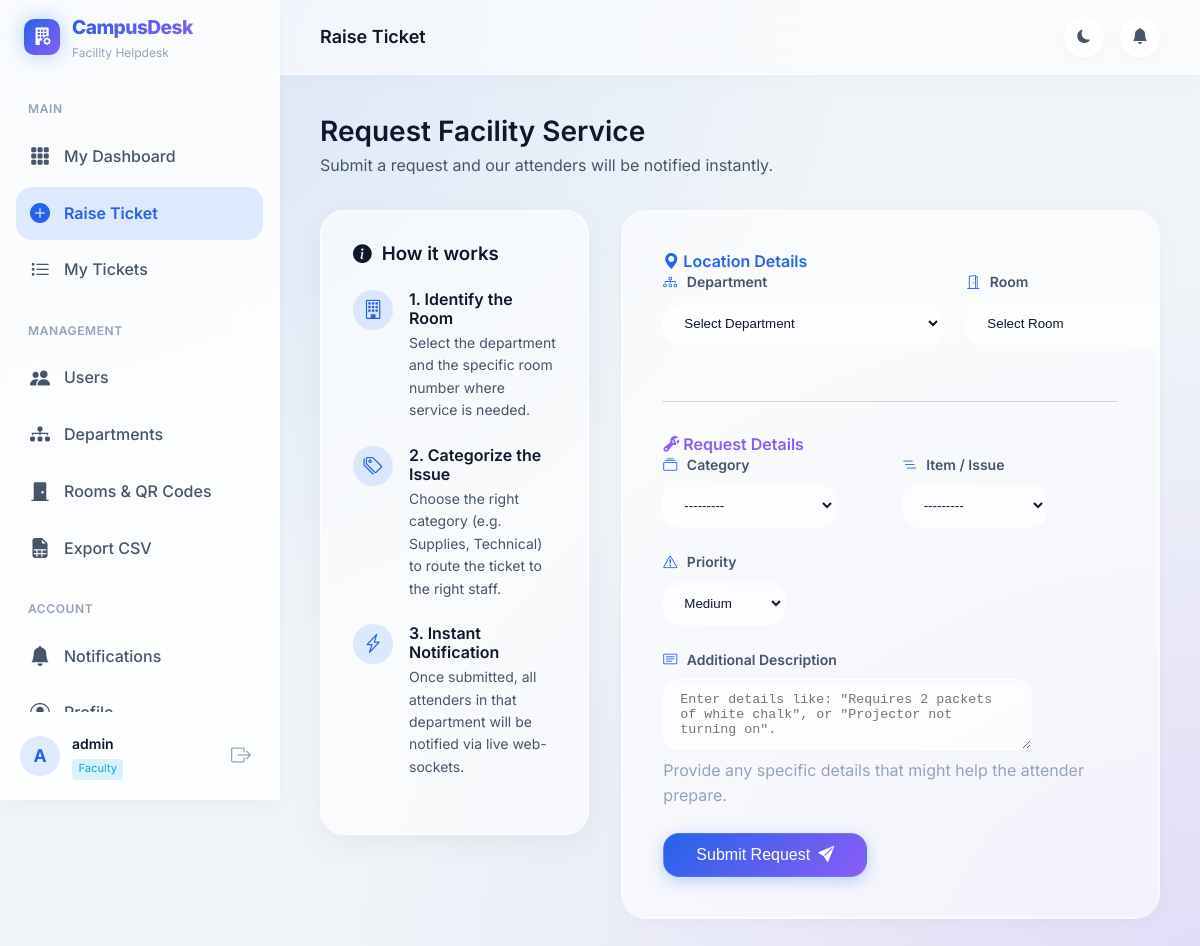
/tickets/raise/ (signed in), run on the app's committed database.
### accounts/models.py (models this page shows, shortened)
class CustomUser(AbstractUser):
    ROLE_CHOICES = (
        ('ADMIN', 'Admin'),
        ('FACULTY', 'Faculty'),
        ('ATTENDER', 'Attender'),
    )
    role = models.CharField(max_length=15, choices=ROLE_CHOICES, default='FACULTY')
    phone_number = models.CharField(max_length=15, blank=True, null=True)
    department = models.ForeignKey(
        'tickets.Department',
        on_delete=models.SET_NULL,
        null=True,
        blank=True,
        related_name='users'
    )
    @property
    def is_admin_role(self):
        return self.role == 'ADMIN' or self.is_superuser

### tickets/views.py (the view, shortened to what this page needs)
# urls.py: path('raise/', views.raise_ticket, name='raise_ticket'),
@login_required
@faculty_required
def raise_ticket(request):
    room_id = request.GET.get('room_id')
    initial_data = {}
    if request.method == 'POST':
        form = TicketForm(request.POST)
        if form.is_valid():
            ticket = form.save(commit=False)
            ticket.faculty = request.user
            ticket.status = 'PENDING'
            ticket.save()
            messages.success(request, f"Ticket #{ticket.id} raised successfully! Department attenders have been notified.")
            return redirect('dashboard:index')
        else:
            messages.error(request, "Failed to submit ticket. Please check the details.")
    else:
        form = TicketForm(initial=initial_data)
    return render(request, 'tickets/raise_ticket.html', {
        'form': form,
        'room_id': room_id
    })

### tickets/forms.py
class TicketForm(forms.ModelForm):
    department = forms.ModelChoiceField(
        queryset=Department.objects.all(),
        required=True,
        empty_label="Select Department",
        widget=forms.Select(attrs={'class': 'form-select'})
    )
    class Meta:
        model = Ticket
        fields = ['department', 'room', 'category', 'sub_category', 'priority', 'description']
        widgets = {
            'room': forms.Select(attrs={'class': 'form-select'}),
            'category': forms.Select(attrs={'class': 'form-select'}),
            'sub_category': forms.Select(attrs={'class': 'form-select'}),
            'priority': forms.Select(attrs={'class': 'form-select'}),
            'description': forms.Textarea(attrs={
                'class': 'form-control',
                'rows': 3,
                'placeholder': 'Enter details like: "Requires 2 packets of white chalk", or "Projector not turning on".'
            }),
        }
    def __init__(self, *args, **kwargs):
        super().__init__(*args, **kwargs)
        self.fields['room'].queryset = Room.objects.all()
        self.fields['room'].empty_label = "Select Room"

### tickets/models.py (called while the page is built)
    def __str__(self):
        return f"{self.name} ({self.code})"

    def __str__(self):
        return f"Room {self.room_number} - {self.department.code} (Floor {self.floor})"

### templates/tickets/raise_ticket.html (shortened to what this page needs)
{% extends 'base_dashboard.html' %}
{% load django_bootstrap5 %}
{% block nav_raise %}active{% endblock %}
{% block page_title %}Raise Ticket{% endblock %}
{% block content %}
<div class="page-header">
    <div>
        <h1 class="page-heading">Request Facility Service</h1>
        <p class="page-subtitle">Submit a request and our attenders will be notified instantly.</p>
    </div>
</div>
<div class="form-container">
    <div class="form-instructions">
        <h3 style="margin-bottom: 1.5rem; display: flex; align-items: center; gap: 10px;">
            <i class="bi bi-info-circle-fill text-primary"></i> How it works
        </h3>
        <div class="instruction-step">
            <div class="instruction-icon"><i class="bi bi-building"></i></div>
            <div class="instruction-text">
                <h4>1. Identify the Room</h4>
                <p>Select the department and the specific room number where service is needed.</p>
            </div>
        </div>
        <div class="instruction-step">
            <div class="instruction-icon"><i class="bi bi-tags"></i></div>
            <div class="instruction-text">
                <h4>2. Categorize the Issue</h4>
                <p>Choose the right category (e.g. Supplies, Technical) to route the ticket to the right staff.</p>
            </div>
        </div>
        <div class="instruction-step">
            <div class="instruction-icon"><i class="bi bi-lightning-charge"></i></div>
            <div class="instruction-text">
                <h4>3. Instant Notification</h4>
                <p>Once submitted, all attenders in that department will be notified via live web-sockets.</p>
            </div>
        </div>
    </div>
    <div class="card p-0 border-0 shadow-lg" style="background: transparent;">
        <div class="card-body" style="background: var(--glass-bg); backdrop-filter: var(--glass-blur); border: 1px solid var(--glass-border); border-radius: var(--radius-lg); padding: 2.5rem;">
            <form method="post" action="">
                <h4 class="mb-4" style="color: var(--primary);"><i class="bi bi-geo-alt-fill"></i> Location Details</h4>
                <div class="row-grid">
                    <div class="custom-field-group">
                        <label class="custom-label" for="{{ form.department.id_for_label }}"><i class="bi bi-diagram-3"></i> Department</label>
                        {{ form.department }}
                    </div>
                    <div class="custom-field-group">
                        <label class="custom-label" for="{{ form.room.id_for_label }}"><i class="bi bi-door-open"></i> Room</label>
                        {{ form.room }}
                    </div>
                </div>
                <hr style="border-color: var(--border-light); margin: 2rem 0;">
                <h4 class="mb-4" style="color: var(--purple);"><i class="bi bi-wrench-adjustable"></i> Request Details</h4>
                <div class="row-grid">
                    <div class="custom-field-group">
                        <label class="custom-label" for="{{ form.category.id_for_label }}"><i class="bi bi-collection"></i> Category</label>
                        {{ form.category }}
                    </div>
                    <div class="custom-field-group">
                        <label class="custom-label" for="{{ form.sub_category.id_for_label }}"><i class="bi bi-list-nested"></i> Item / Issue</label>
                        {{ form.sub_category }}
                    </div>
                </div>
                <div class="custom-field-group">
                    <label class="custom-label" for="{{ form.priority.id_for_label }}"><i class="bi bi-exclamation-triangle"></i> Priority</label>
                    {{ form.priority }}
                </div>
                <div class="custom-field-group">
                    <label class="custom-label" for="{{ form.description.id_for_label }}"><i class="bi bi-card-text"></i> Additional Description</label>
                    {{ form.description }}
                    <div class="text-muted small mt-1">Provide any specific details that might help the attender prepare.</div>
                </div>
                <div class="mt-5 text-end">
                    <button type="submit" class="btn btn-primary btn-lg" style="padding-left: 2rem; padding-right: 2rem;">
                        Submit Request <i class="bi bi-send-fill ms-2"></i>
                    </button>
                </div>
            </form>
        </div>
    </div>
</div>
{% endblock %}

### templates/base_dashboard.html (shortened to what this page needs)
{% load static %}
<!DOCTYPE html>
<html lang="en" data-theme="dark">
<head>
    <link rel="stylesheet" href="https://cdn.jsdelivr.net/npm/bootstrap-icons@1.11.3/font/bootstrap-icons.min.css">
    <link rel="stylesheet" href="{% static 'css/dashboard.css' %}">
</head>
<body>
<aside class="sidebar" id="sidebar">
    <div class="sidebar-brand">
        <div class="brand-icon">
            <i class="bi bi-building-fill-gear"></i>
        </div>
        <div class="brand-text">
            <span class="brand-name">CampusDesk</span>
            <span class="brand-tagline">Facility Helpdesk</span>
        </div>
    </div>
    <nav class="sidebar-nav">
        <div class="nav-section">
            <span class="nav-section-label">Main</span>
            {% if user.role == 'FACULTY' %}
            <a href="{% url 'dashboard:faculty_dashboard' %}" class="nav-item {% block nav_faculty %}{% endblock %}">
                <i class="bi bi-grid-3x3-gap-fill nav-icon"></i>
                <span>My Dashboard</span>
            </a>
            <a href="{% url 'tickets:raise_ticket' %}" class="nav-item {% block nav_raise %}{% endblock %}">
                <i class="bi bi-plus-circle-fill nav-icon"></i>
                <span>Raise Ticket</span>
            </a>
            <a href="{% url 'tickets:ticket_list' %}" class="nav-item {% block nav_list %}{% endblock %}">
                <i class="bi bi-list-task nav-icon"></i>
                <span>My Tickets</span>
            </a>
            {% endif %}
        </div>
        {% if user.is_admin_role %}
        <div class="nav-section">
            <span class="nav-section-label">Management</span>
            <a href="{% url 'accounts:manage_users' %}" class="nav-item {% block nav_users %}{% endblock %}">
                <i class="bi bi-people-fill nav-icon"></i>
                <span>Users</span>
            </a>
            <a href="{% url 'tickets:manage_departments' %}" class="nav-item {% block nav_depts %}{% endblock %}">
                <i class="bi bi-diagram-3-fill nav-icon"></i>
                <span>Departments</span>
            </a>
            <a href="{% url 'tickets:manage_rooms' %}" class="nav-item {% block nav_rooms %}{% endblock %}">
                <i class="bi bi-door-closed-fill nav-icon"></i>
                <span>Rooms & QR Codes</span>
            </a>
            <a href="{% url 'dashboard:export_tickets' %}" class="nav-item">
                <i class="bi bi-file-earmark-spreadsheet-fill nav-icon"></i>
                <span>Export CSV</span>
            </a>
        </div>
        {% endif %}
        <div class="nav-section">
            <span class="nav-section-label">Account</span>
            <a href="{% url 'dashboard:notifications' %}" class="nav-item {% block nav_notifs %}{% endblock %}">
                <i class="bi bi-bell-fill nav-icon"></i>
                <span>Notifications</span>
            </a>
            <a href="{% url 'accounts:profile' %}" class="nav-item {% block nav_profile %}{% endblock %}">
                <i class="bi bi-person-circle nav-icon"></i>
                <span>Profile</span>
            </a>
        </div>
    </nav>
    <div class="sidebar-footer">
        <div class="user-info">
            <div class="user-avatar">{{ user.username|first|upper }}</div>
            <div class="user-details">
                <span class="user-name">{{ user.username }}</span>
                <span class="user-role role-badge role-{{ user.role|lower }}">{{ user.get_role_display }}</span>
            </div>
        </div>
        <form method="post" action="{% url 'accounts:logout' %}">
            <button type="submit" class="logout-btn" title="Logout">
                <i class="bi bi-box-arrow-right"></i>
            </button>
        </form>
    </div>
</aside>
<div class="main-wrapper">
    <header class="topbar">
        <div class="topbar-title">
            {% block page_title %}Dashboard{% endblock %}
        </div>
        <div class="topbar-actions">
            <button class="icon-btn" id="themeToggle" title="Toggle theme">
                <i class="bi bi-moon-fill" id="themeIcon"></i>
            </button>
            <a href="{% url 'dashboard:notifications' %}" class="icon-btn notif-btn" title="Notifications">
                <i class="bi bi-bell-fill"></i>
            </a>
        </div>
    </header>
    <main class="main-content">
        {% block content %}{% endblock %}
    </main>
</div>
</body>
</html>

### templates/tickets/raise_ticket.html (style rules this page uses)
.form-container { display: grid; grid-template-columns: 1fr 2fr; gap: 2rem; align-items: start; }
.form-instructions { background: var(--glass-bg); backdrop-filter: var(--glass-blur); -webkit-backdrop-filter: var(--glass-blur); border: 1px solid var(--glass-border); border-radius: var(--radius-lg); padding: 2rem; box-shadow: var(--shadow-md); }
.instruction-step { display: flex; gap: 1rem; margin-bottom: 1.5rem; }
.instruction-icon { width: 40px; height: 40px; border-radius: 50%; background: var(--primary-light); color: var(--primary); display: flex; align-items: center; justify-content: center; font-size: 1.2rem; flex-shrink: 0; }
.instruction-text h4 { margin-bottom: 0.25rem; font-size: 1rem; }
.instruction-text p { color: var(--text-secondary); font-size: 0.875rem; margin: 0; }
.custom-field-group { margin-bottom: 1.5rem; }
.custom-label { display: block; font-weight: 600; margin-bottom: 0.5rem; color: var(--text-secondary); font-size: 0.875rem; }
.custom-label i { margin-right: 6px; color: var(--primary); }
.form-control, .form-select { background-color: var(--bg-surface); border: 1px solid var(--border-color); color: var(--text-primary); padding: 0.75rem 1rem; border-radius: var(--radius-md); transition: var(--transition); box-shadow: inset 0 2px 4px rgba(0,0,0,0.02); }
.row-grid { display: grid; grid-template-columns: 1fr 1fr; gap: 1.5rem; }

### data on the page
CustomUser: username|first "A", username "admin", role "Faculty"
